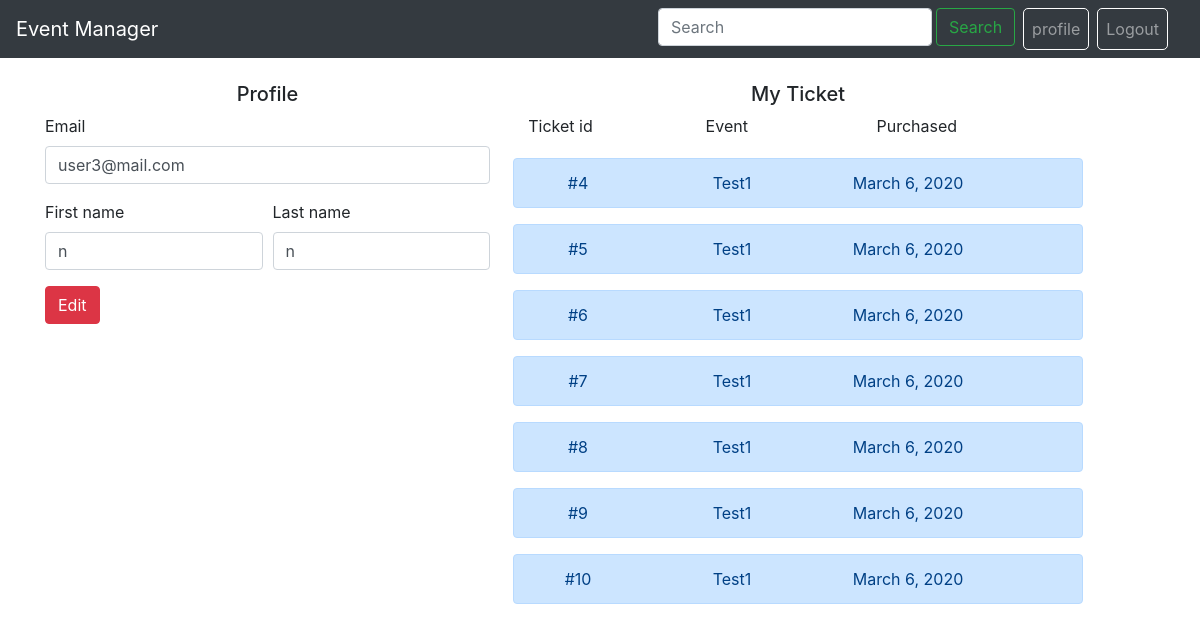
The app's page /profile/ (signed in), older data.
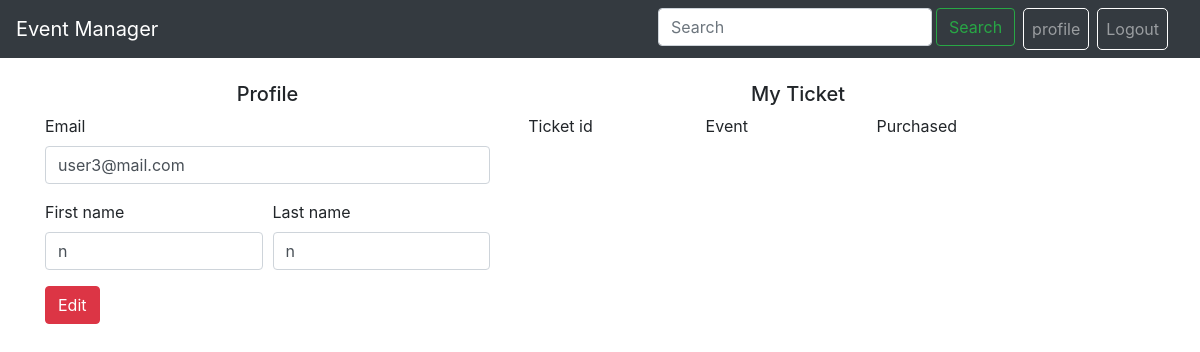
The same page, newer data.
### event/models.py (models this page shows)
class Ticket(models.Model):
    event = models.ForeignKey(Event, on_delete=models.PROTECT)
    user = models.ForeignKey(User, on_delete=models.CASCADE)
    purchased_date = models.DateField(auto_now=True)

class Event(models.Model):
    event_name = models.CharField(max_length=255)
    description = models.TextField(null=True)
    event_date = models.DateField()
    event_time = models.TimeField()
    location = models.TextField()
    ticket_price = models.IntegerField()
    ticket_amount = models.IntegerField()
    picture = models.ImageField(upload_to='photos/', null=True)
    is_popular = models.BooleanField()
    category = models.ForeignKey(Category, on_delete=models.CASCADE)
    users = models.ManyToManyField(User, through='event.Ticket')

### user/views.py (the view)
# urls.py: path('profile/', views.profile, name='profile'),
@login_required
def profile(request):
    user = request.user
    tickets = user.ticket_set.all()
    if request.method == 'POST':
        user.first_name = request.POST.get('fname')
        user.last_name = request.POST.get('lname')
        user.save()
    context = {
        'user': user,
        'tickets': tickets,
    }
    return render(request, template_name='profile.html', context=context)

### user/templates/profile.html (shortened to what this page needs)
{% extends "base.html" %}
{% block content %}
<div class="row">
    <div class="col-md-5 mr-2">
        <h5 style="text-align:center;">Profile</h5>
        <form method="POST" action="{% url 'profile' %}">
            <div class="form-group">
                <label for="email">Email</label>
                <input type="email" class="form-control" id="email" placeholder="Email" name="email" value="{{ user.email }}">
            </div>
            <div class="form-row">
                <div class="form-group col-md-6">
                    <label for="fname">First name</label>
                    <input type="text" class="form-control" id="fname" placeholder="First name" name="fname" value="{{ user.first_name }}">
                </div>
                <div class="form-group col-md-6">
                    <label for="lname">Last name</label>
                    <input type="text" class="form-control" id="lname" placeholder="Last name" name="lname" value="{{ user.last_name }}">
                </div>
            </div>
            <button type="submit" class="btn btn-danger" data-toggle="tooltip" data-placement="right" title="Your Profile will change">
                Edit
            </button>
        </form>
    </div>
    <div class="col-md-6" style="text-align:center;">
        <h5>My Ticket</h5>
        <div class="row" style="margin-bottom: 20px">
            <div class="col-2" mr-2>Ticket id</div>
            <div class="col-5" mr-2> Event </div>
            <div class="col-3">Purchased</div>
        </div>
        {% for ticket in tickets %}
            <a class="row alert alert-primary no-pad"  href="{% url 'detail' event_id=ticket.event.id %}" >
                <div class="col-2" mr-2> #{{ ticket.id }} </div>
                <div class="col-5" mr-2> {{ ticket.event.event_name }} </div>
                <div class="col-3"> {{ ticket.purchased_date }} </div>
            </a>
        {% endfor %}
    </div>
</div>
{% endblock %}

### templates/base.html (shortened to what this page needs)
<!DOCTYPE html>
{% load static %}
<html lang="en">
<head>
    <link rel="stylesheet" type="text/css" href="{% static 'css/bootstrap.css'%}">
</head>
<body>
    <nav class="navbar navbar-dark bg-dark navbar-expand-md">
        <a class="navbar-brand" href="{% url 'index' %}">Event Manager</a>
        <div class="collapse navbar-collapse" id="navbarTogglerDemo02">
            <ul class="navbar-nav ml-auto mt-2 mt-lg-0 mr-2">
                <li class="mr-sm-2">
                    <form class="form-inline my-2 my-lg-0" method="GET" action="{% url 'event' %}">
                        <input class="form-control mr-sm-1" type="search" name="search" placeholder="Search">
                        <button class="btn btn-outline-success my-2 my-sm-0" type="submit">Search</button>
                    </form>
                </li>
                {% if user.is_authenticated %}
                <li class="nav-item mr-sm-2">
                    <a class="nav-link" href="{% url 'profile' %}">profile</a>
                </li>
                <li class="nav-item mr-sm-2">
                    <a class="nav-link" href="{% url 'logout' %}">Logout</a>
                </li>
                {% endif %}
            </ul>
        </div>
    </nav>
    <br>
    <div class="container">
        {% block content %}
        {% endblock %}
    </div>
</body>
</html>

### templates/base.html (style rules this page uses)
html { position: relative; min-height: 100%; }
.nav-item { border: 1px solid white; border-radius: 5px }
body { margin-bottom: 60px; }
div { overflow-wrap: break-word; }

Row changes from the older to the newer data that the page shows:
removed Ticket: id "4", event.event_name "Test1", purchased_date "March 6, 2020"
removed Ticket: id "5", event.event_name "Test1", purchased_date "March 6, 2020"
removed Ticket: id "6", event.event_name "Test1", purchased_date "March 6, 2020"
removed Ticket: id "7", event.event_name "Test1", purchased_date "March 6, 2020"
removed Ticket: id "8", event.event_name "Test1", purchased_date "March 6, 2020"
removed Ticket: id "9", event.event_name "Test1", purchased_date "March 6, 2020"
removed Ticket: id "10", event.event_name "Test1", purchased_date "March 6, 2020"
